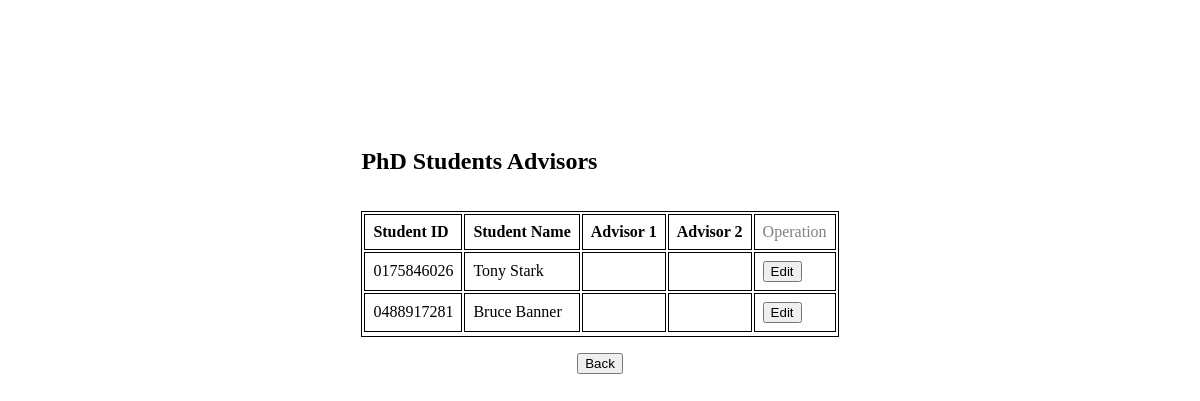
The page /src/advisor.php on the database as committed earlier.
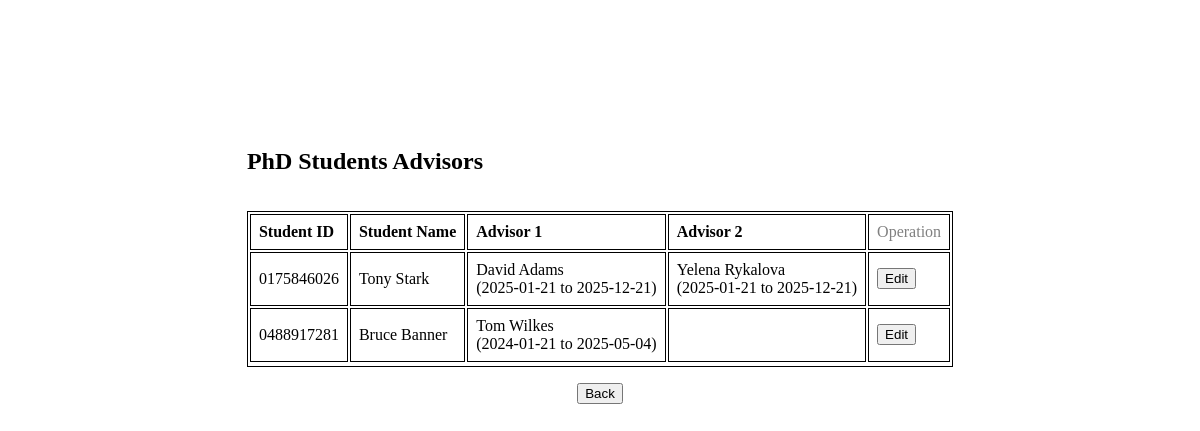
The same page on the database as committed later.
### tables this page shows
create table PhD (
    student_id varchar(10),
    qualifier varchar(30),
    proposal_defence_date date,
    dissertation_defence_date date,
    primary key (student_id),
    foreign key (student_id) references student (student_id) on delete cascade
);

create table student (
    student_id varchar(10),
    name varchar(20) not null,
    email varchar(50) not null,
    dept_name varchar(100),
    primary key (student_id),
    foreign key (dept_name) references department (dept_name) on delete
    set null
);

create table advise (
    instructor_id varchar(8),
    student_id varchar(10),
    start_date date not null,
    end_date date,
    primary key (instructor_id, student_id),
    foreign key (instructor_id) references instructor (instructor_id) on delete cascade,
    foreign key (student_id) references PhD (student_id) on delete cascade
);

create table instructor (
    instructor_id varchar(10),
    instructor_name varchar(50) not null,
    title varchar(30),
    dept_name varchar(100),
    email varchar(50) not null,
    primary key (instructor_id)
);

### src/common/pdo.php (called while the page is built, shortened)
<?php
function pdo_connect(): PDO
{
    $config = require __DIR__ . '/config.php';
    $database_config = $config['database'];
    $host = $database_config['host'];
    $dbname = $database_config['dbname'];
    $username = $database_config['username'];
    $password = $database_config['password'];
    return new PDO(
        "mysql:host=$host;dbname=$dbname;charset=utf8mb4",
        $username,
        $password,
        [
            PDO::ATTR_ERRMODE => PDO::ERRMODE_EXCEPTION,
            PDO::ATTR_DEFAULT_FETCH_MODE => PDO::FETCH_ASSOC,
            PDO::ATTR_EMULATE_PREPARES => false
        ]
    );
}
function pdo_instance(bool $original = false): PDO|null
{
    static $pdo;
    if ($original) {
        return $pdo;
    }
    if (!$pdo) {
        $pdo = pdo_connect();
    }
    return $pdo;
}
function execute(PDOStatement $stmt, array $params = []): bool
{
    return $stmt->execute();
}

### src/service/student.php (called while the page is built, shortened)
<?php
require_once __DIR__ . '/../minimal.php';
function get_all_phd(): array
{
    $stmt = pdo_instance()->prepare(
        "
            SELECT * FROM PhD
            JOIN student ON student.student_id = phd.student_id
        "
    );
    execute($stmt);
    return $stmt->fetchAll();
}
function get_phd_and_advisors(): array
{
    $stmt = pdo_instance()->prepare(
        "
            SELECT * FROM advise
            JOIN student ON advise.student_id = student.student_id
            JOIN instructor ON advise.instructor_id = instructor.instructor_id
        "
    );
    execute($stmt);
    $advise_records = $stmt->fetchAll();
    return array_reduce($advise_records, function ($result, $record) {
        $result[$record['student_id']][] = $record;
        return $result;
    }, []);
}

### src/minimal.php (called while the page is built, shortened)
<?php
require_once __DIR__ . '/common/pdo.php';
function build_url(string $url, array $params = []): string
{
    $query_string = $params ? '?' . http_build_query($params, '', '&') : '';
    return $url . $query_string;
}

### src/advisor.php (the view, shortened to what this page needs)
<?php
require_once 'minimal.php';
$phd_and_advisors = get_phd_and_advisors();
$phd_having_advisors = array_keys($phd_and_advisors);
$phd_having_no_advisors = [];
foreach (get_all_phd() as $phd) {
    if (!in_array($phd['student_id'], $phd_having_advisors)) {
        $phd_having_no_advisors[] = $phd;
    }
}
$instructor_id = $_GET['instructor_id'] ?? '';
$back_url = $instructor_id ?
    build_url(Page::INSTRUCTOR, ['instructor_id' => $instructor_id]) :
    Page::ADMIN;
function get_edit_url(string $student_id): string
{
    return build_url(Page::EDIT_ADVISOR, [
        'student_id' => $student_id,
        'instructor_id' => $_GET['instructor_id'] ?? ''
    ]);
}
function get_advisor_desc(array|null $record): string
{
    if (!$record) {
        return '';
    }
    return "{$record['instructor_name']} <br/> ({$record['start_date']} to {$record['end_date']})";
}
?>
<html lang="en">
<head>
</head>
<body style="height: 100%;">
<div style="display: flex; justify-content: center; margin-top: 16vh;">
  <div style="display: flex; flex-direction: column; gap: 1rem;">
    <h2>PhD Students Advisors</h2>
    <table style="width: 100%;">
      <tr style="font-weight: bold;">
        <td>Student ID</td>
        <td>Student Name</td>
        <td>Advisor 1</td>
        <td>Advisor 2</td>
        <td style="font-weight: normal; color: gray;">Operation</td>
      </tr>
        <?php foreach ($phd_and_advisors as $records): ?>
          <tr>
            <td><?= $records[0]['student_id'] ?></td>
            <td><?= $records[0]['name'] ?></td>
            <td><?= get_advisor_desc($records[0] ?? null) ?></td>
            <td><?= get_advisor_desc($records[1] ?? null) ?></td>
            <td>
              <a href="<?= get_edit_url($records[0]['student_id']) ?>">
                <button>Edit</button>
              </a>
            </td>
          </tr>
        <?php endforeach ?>
        <?php foreach ($phd_having_no_advisors as $phd): ?>
          <tr>
            <td><?= $phd['student_id'] ?></td>
            <td><?= $phd['name'] ?></td>
            <td></td>
            <td></td>
            <td>
              <a href="<?= get_edit_url($phd['student_id']) ?>">
                <button>Edit</button>
              </a>
            </td>
          </tr>
        <?php endforeach ?>
    </table>
    <div style="display: flex; justify-content: center;">
      <a href="<?= $back_url ?>">
        <button>Back</button>
      </a>
    </div>
  </div>
</div>
</body>
</html>

Rows that differ between the two databases and show on the page:
no longer on this page (row edited): phd: student_id.student_id "0175846026", student_id.name "Tony Stark"
no longer on this page (row edited): phd: student_id.student_id "0488917281", student_id.name "Bruce Banner"
added advise: student.student_id "0175846026", student.name "Tony Stark", instructor.instructor_name "David Adams", start_date "2025-01-21", end_date "2025-12-21"
now on this page (row unchanged): instructor: instructor_name "Yelena Rykalova"
added advise: start_date "2025-01-21", end_date "2025-12-21"
added advise: student.student_id "0488917281", student.name "Bruce Banner", instructor.instructor_name "Tom Wilkes", start_date "2024-01-21", end_date "2025-05-04"
